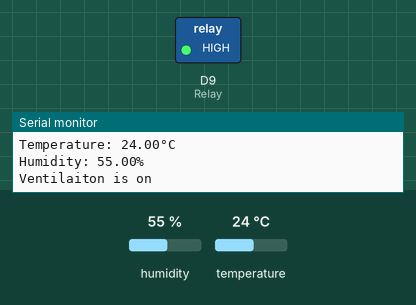
This program was run on a simulated Arduino Uno R4 WiFi. On the bench: switched loads named in the program (green lamp = pin HIGH), the last lines printed to the serial monitor. Inputs (shaded band) come from the test bench; at power-on: humidity 55 %, temperature 24 °C.

Above: at 1.8 s.
1.9 s: humidity set to 21 %
3.4 s: humidity set to 18 %
At 4.3 s:
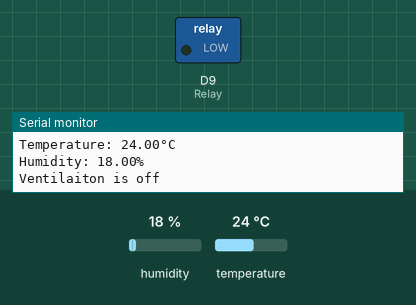
5.5 s: humidity set to 22 %
At 7.2 s:
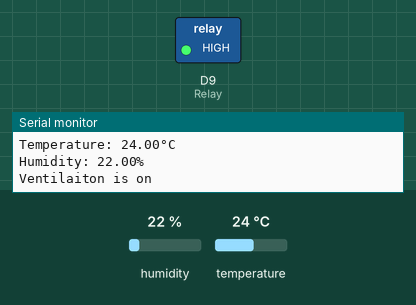
7.5 s: humidity set to 19 %
At 9.2 s:
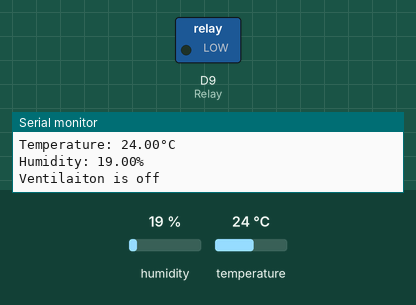
Timing chart, 0 to 10.5 s (numbered marks = the images above; inputs shaded):
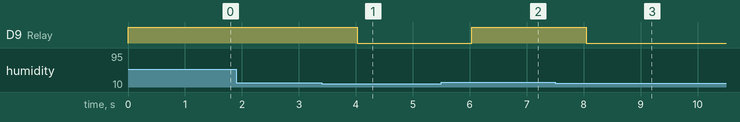

The program:

main.cpp
```cpp
#include <Arduino.h>

#include <Adafruit_Sensor.h>
#include <DHT.h>
#include <DHT_U.h>

#define DHTPIN 2

#define DHTTYPE DHT22


DHT_Unified dht(DHTPIN, DHTTYPE);

int Relay = 9;

void setup()
{
  pinMode(Relay, OUTPUT); // Pin 9 als output
  Serial.begin(9600);
  dht.begin();
}

void temperature()
{
  // Get temperature event and print its value.
  sensors_event_t event;
  dht.temperature().getEvent(&event);
  if (isnan(event.temperature))
  {
    Serial.println(F("Error reading temperature!"));
  }
  else
  {
    Serial.print(F("Temperature: "));
    Serial.print(event.temperature);
    Serial.println(F("°C"));
  }
  // Get humidity event and print its value.
  dht.humidity().getEvent(&event);
  if (isnan(event.relative_humidity))
  {
    Serial.println(F("Error reading humidity!"));
  }
  else
  {
    Serial.print(F("Humidity: "));
    Serial.print(event.relative_humidity);
    Serial.println(F("%"));
  }
  if (event.temperature > 20)
  {
    digitalWrite(Relay, HIGH); // Relais inschakelen
    Serial.println("Ventilaiton is on");
  }
  if (event.temperature < 20)
  {
    digitalWrite(Relay, LOW); // Relais inschakelen
    Serial.println("Ventilaiton is off");
  }
  delay(1000);
}

void loop()
{
  // // Get temperature event and print its value.
  // sensors_event_t event;
  // dht.temperature().getEvent(&event);
  // if (isnan(event.temperature))
  // {
  //   Serial.println(F("Error reading temperature!"));
  // }
  // else
  // {
  //   Serial.print(F("Temperature: "));
  //   Serial.print(event.temperature);
  //   Serial.println(F("°C"));
  // }
  // // Get humidity event and print its value.
  // dht.humidity().getEvent(&event);
  // if (isnan(event.relative_humidity))
  // {
  //   Serial.println(F("Error reading humidity!"));
  // }
  // else
  // {
  //   Serial.print(F("Humidity: "));
  //   Serial.print(event.relative_humidity);
  //   Serial.println(F("%"));
  // }
  // delay(1000);
  temperature();
}
```

Measured:
- the behaviour switches between 20 and 19 % on humidity (found by bisection; images 0 and 1)
- after the input at 3.4 s, D9 (Relay): HIGH → LOW after 0.62 s
- after the input at 5.5 s, D9 (Relay): LOW → HIGH after 0.53 s
- after the input at 7.5 s, D9 (Relay): HIGH → LOW after 0.54 s
